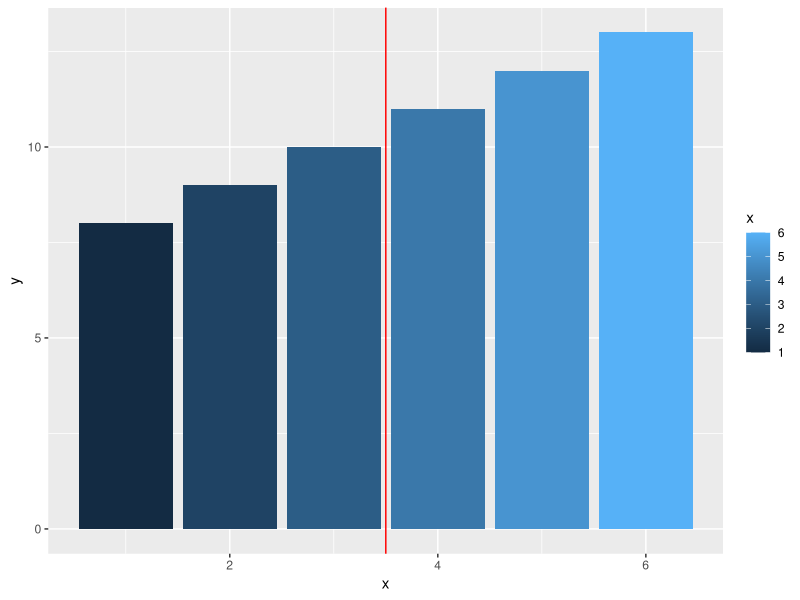
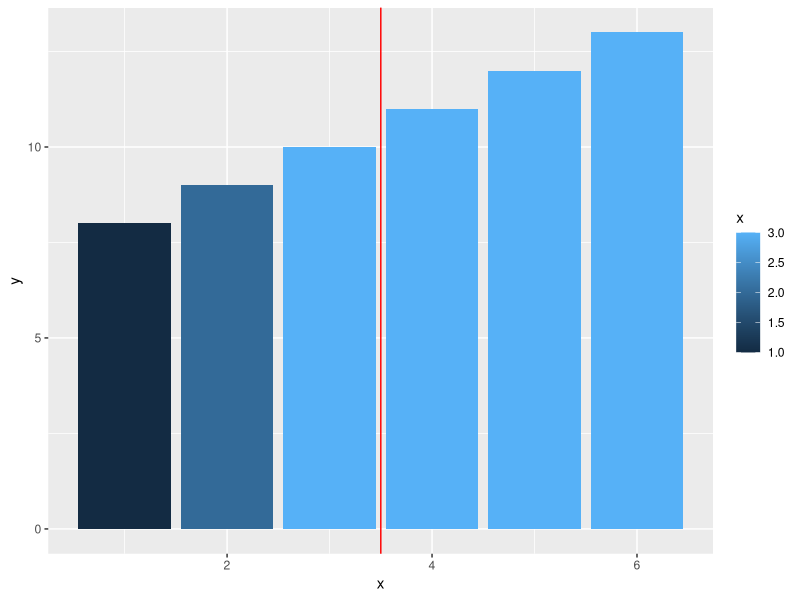

Here is the R script that generated these plots, in order:
library(ggplot2)
df <- data.frame(x = 1:6, y = 8:13)
base <- ggplot(df, aes(x, y)) + 
  geom_col(aes(fill = x)) +                    # bar chart
  geom_vline(xintercept = 3.5, colour = "red") # for visual clarity only

base
base + scale_fill_gradient(limits = c(1, 3), oob = scales::squish)

#oob = scales::squish: This part specifies how to handle values that are out of bounds.
#scales::squish is a method that squishes the out-of-bounds values to the nearest limit. 
